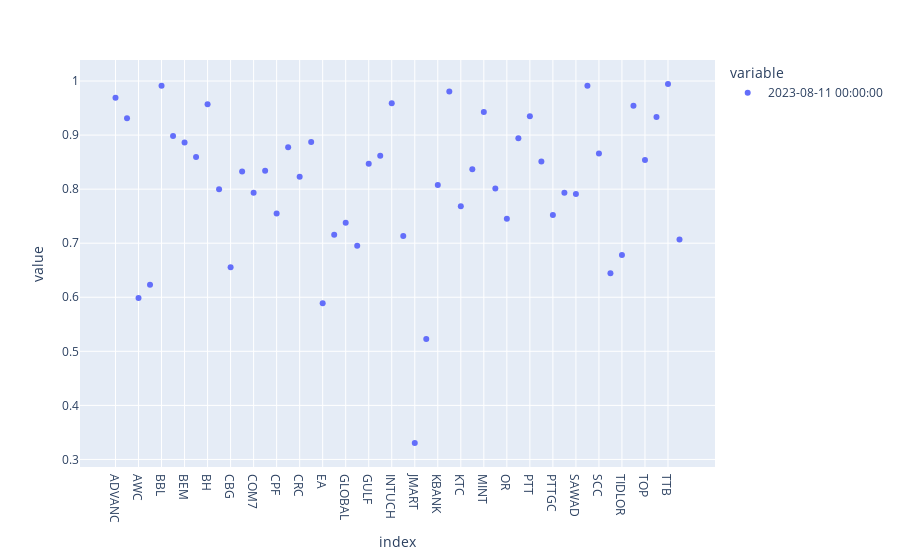

The code cell stored with this chart in its notebook:
### Code cell
fig = px.scatter(  drop_from_high )
fig.show()

### Figure 1 — Plotly figure (JSON) as saved in the notebook; plotly's stock layout.template omitted (floating-point values rounded to 4 significant figures)
{"data": [{"hovertemplate": "variable=2023-08-11 00:00:00<br>index=%{x}<br>value=%{y}<extra></extra>", "legendgroup": "2023-08-11 00:00:00", "marker": {"color": "#636efa", "symbol": "circle"}, "mode": "markers", "name": "2023-08-11 00:00:00", "orientation": "v", "showlegend": true, "type": "scatter", "x": ["ADVANC", "AOT", "AWC", "BANPU", "BBL", "BDMS", "BEM", "BGRIM", "BH", "BTS", "CBG", "CENTEL", "COM7", "CPALL", "CPF", "CPN", "CRC", "DELTA", "EA", "EGCO", "GLOBAL", "GPSC", "GULF", "HMPRO", "INTUCH", "IVL", "JMART", "JMT", "KBANK", "KTB", "KTC", "LH", "MINT", "MTC", "OR", "OSP", "PTT", "PTTEP", "PTTGC", "RATCH", "SAWAD", "SCB", "SCC", "SCGP", "TIDLOR", "TISCO", "TOP", "TRUE", "TTB", "TU"], "xaxis": "x", "y": [0.9693, 0.9314, 0.5985, 0.6233, 0.9914, 0.8984, 0.8861, 0.8596, 0.957, 0.8, 0.6557, 0.8326, 0.7931, 0.8339, 0.7547, 0.8775, 0.8229, 0.887, 0.589, 0.7158, 0.7377, 0.6954, 0.8472, 0.8616, 0.9587, 0.7135, 0.3306, 0.5227, 0.8076, 0.9805, 0.7683, 0.8366, 0.9429, 0.801, 0.7455, 0.8939, 0.9346, 0.8513, 0.7524, 0.7933, 0.791, 0.9912, 0.8661, 0.6446, 0.6781, 0.9543, 0.8538, 0.9333, 0.9943, 0.7068], "yaxis": "y"}], "layout": {"legend": {"title": {"text": "variable"}, "tracegroupgap": 0}, "margin": {"t": 60}, "xaxis": {"anchor": "y", "domain": [0, 1], "title": {"text": "index"}}, "yaxis": {"anchor": "x", "domain": [0, 1], "title": {"text": "value"}}}}
